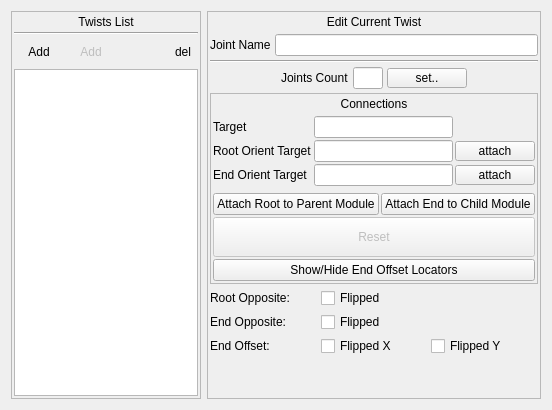
      <widget class="QWidget" name="twists_tab">
       <attribute name="title">
        <string>Twists</string>
       </attribute>
       <layout class="QHBoxLayout" name="horizontalLayout_29" stretch="0,1">
        <item>
         <widget class="QFrame" name="twistList_frame">
          <property name="frameShape">
           <enum>QFrame::NoFrame</enum>
          </property>
          <property name="frameShadow">
           <enum>QFrame::Raised</enum>
          </property>
          <layout class="QVBoxLayout" name="verticalLayout_32">
           <property name="spacing">
            <number>4</number>
           </property>
           <property name="leftMargin">
            <number>0</number>
           </property>
           <property name="topMargin">
            <number>0</number>
           </property>
           <property name="rightMargin">
            <number>0</number>
           </property>
           <property name="bottomMargin">
            <number>0</number>
           </property>
           <item>
            <widget class="QFrame" name="frame_9">
             <property name="minimumSize">
              <size>
               <width>190</width>
               <height>0</height>
              </size>
             </property>
             <property name="maximumSize">
              <size>
               <width>190</width>
               <height>16777215</height>
              </size>
             </property>
             <property name="frameShape">
              <enum>QFrame::StyledPanel</enum>
             </property>
             <property name="frameShadow">
              <enum>QFrame::Plain</enum>
             </property>
             <layout class="QVBoxLayout" name="verticalLayout_33">
              <property name="spacing">
               <number>2</number>
              </property>
              <property name="leftMargin">
               <number>2</number>
              </property>
              <property name="topMargin">
               <number>2</number>
              </property>
              <property name="rightMargin">
               <number>2</number>
              </property>
              <property name="bottomMargin">
               <number>2</number>
              </property>
              <item>
               <widget class="QLabel" name="pose_label_4">
                <property name="minimumSize">
                 <size>
                  <width>0</width>
                  <height>16</height>
                 </size>
                </property>
                <property name="text">
                 <string>Twists List</string>
                </property>
                <property name="alignment">
                 <set>Qt::AlignCenter</set>
                </property>
               </widget>
              </item>
              <item>
               <widget class="Line" name="line_9">
                <property name="orientation">
                 <enum>Qt::Horizontal</enum>
                </property>
               </widget>
              </item>
              <item>
               <layout class="QHBoxLayout" name="horizontalLayout_10">
                <item>
                 <widget class="QToolButton" name="addTwist_btn">
                  <property name="enabled">
                   <bool>true</bool>
                  </property>
                  <property name="sizePolicy">
                   <sizepolicy hsizetype="Preferred" vsizetype="Fixed">
                    <horstretch>0</horstretch>
                    <verstretch>0</verstretch>
                   </sizepolicy>
                  </property>
                  <property name="minimumSize">
                   <size>
                    <width>50</width>
                    <height>30</height>
                   </size>
                  </property>
                  <property name="text">
                   <string>Add</string>
                  </property>
                  <property name="autoRaise">
                   <bool>true</bool>
                  </property>
                 </widget>
                </item>
                <item>
                 <widget class="QToolButton" name="addTwistSimple_btn">
                  <property name="enabled">
                   <bool>false</bool>
                  </property>
                  <property name="sizePolicy">
                   <sizepolicy hsizetype="Preferred" vsizetype="Fixed">
                    <horstretch>0</horstretch>
                    <verstretch>0</verstretch>
                   </sizepolicy>
                  </property>
                  <property name="minimumSize">
                   <size>
                    <width>50</width>
                    <height>30</height>
                   </size>
                  </property>
                  <property name="text">
                   <string>Add</string>
                  </property>
                  <property name="autoRaise">
                   <bool>true</bool>
                  </property>
                 </widget>
                </item>
                <item>
                 <spacer name="horizontalSpacer_5">
                  <property name="orientation">
                   <enum>Qt::Horizontal</enum>
                  </property>
                  <property name="sizeHint" stdset="0">
                   <size>
                    <width>0</width>
                    <height>0</height>
                   </size>
                  </property>
                 </spacer>
                </item>
                <item>
                 <widget class="QToolButton" name="removeTwist_btn">
                  <property name="sizePolicy">
                   <sizepolicy hsizetype="Fixed" vsizetype="Fixed">
                    <horstretch>0</horstretch>
                    <verstretch>0</verstretch>
                   </sizepolicy>
                  </property>
                  <property name="minimumSize">
                   <size>
                    <width>30</width>
                    <height>30</height>
                   </size>
                  </property>
                  <property name="maximumSize">
                   <size>
                    <width>30</width>
                    <height>30</height>
                   </size>
                  </property>
                  <property name="text">
                   <string>del</string>
                  </property>
                  <property name="autoRaise">
                   <bool>true</bool>
                  </property>
                 </widget>
                </item>
               </layout>
              </item>
              <item>
               <widget class="QListWidget" name="twists_listWidget">
                <property name="sizePolicy">
                 <sizepolicy hsizetype="Expanding" vsizetype="Expanding">
                  <horstretch>0</horstretch>
                  <verstretch>0</verstretch>
                 </sizepolicy>
                </property>
                <property name="minimumSize">
                 <size>
                  <width>0</width>
                  <height>0</height>
                 </size>
                </property>
                <property name="maximumSize">
                 <size>
                  <width>10000</width>
                  <height>16777215</height>
                 </size>
                </property>
                <property name="font">
                 <font>
                  <pointsize>12</pointsize>
                  <weight>50</weight>
                  <italic>false</italic>
                  <bold>false</bold>
                 </font>
                </property>
                <property name="horizontalScrollBarPolicy">
                 <enum>Qt::ScrollBarAlwaysOff</enum>
                </property>
                <property name="autoScroll">
                 <bool>true</bool>
                </property>
                <property name="autoScrollMargin">
                 <number>16</number>
                </property>
               </widget>
              </item>
             </layout>
            </widget>
           </item>
          </layout>
         </widget>
        </item>
        <item>
         <widget class="QFrame" name="twist_frame">
          <property name="enabled">
           <bool>true</bool>
          </property>
          <property name="frameShape">
           <enum>QFrame::StyledPanel</enum>
          </property>
          <property name="frameShadow">
           <enum>QFrame::Plain</enum>
          </property>
          <layout class="QVBoxLayout" name="verticalLayout_35">
           <property name="spacing">
            <number>4</number>
           </property>
           <property name="leftMargin">
            <number>2</number>
           </property>
           <property name="topMargin">
            <number>2</number>
           </property>
           <property name="rightMargin">
            <number>2</number>
           </property>
           <property name="bottomMargin">
            <number>2</number>
           </property>
           <item>
            <widget class="QLabel" name="pose_label_5">
             <property name="minimumSize">
              <size>
               <width>0</width>
               <height>16</height>
              </size>
             </property>
             <property name="text">
              <string>Edit Current Twist</string>
             </property>
             <property name="alignment">
              <set>Qt::AlignCenter</set>
             </property>
            </widget>
           </item>
           <item>
            <layout class="QHBoxLayout" name="horizontalLayout_11">
             <item>
              <widget class="QLabel" name="label_9">
               <property name="text">
                <string>Joint Name</string>
               </property>
              </widget>
             </item>
             <item>
              <widget class="QLineEdit" name="twistName_lineEdit">
               <property name="minimumSize">
                <size>
                 <width>50</width>
                 <height>0</height>
                </size>
               </property>
               <property name="readOnly">
                <bool>true</bool>
               </property>
              </widget>
             </item>
            </layout>
           </item>
           <item>
            <widget class="Line" name="line">
             <property name="orientation">
              <enum>Qt::Horizontal</enum>
             </property>
            </widget>
           </item>
           <item>
            <layout class="QHBoxLayout" name="horizontalLayout_12">
             <item>
              <spacer name="horizontalSpacer_6">
               <property name="orientation">
                <enum>Qt::Horizontal</enum>
               </property>
               <property name="sizeHint" stdset="0">
                <size>
                 <width>0</width>
                 <height>20</height>
                </size>
               </property>
              </spacer>
             </item>
             <item>
              <widget class="QLabel" name="label_10">
               <property name="text">
                <string>Joints Count</string>
               </property>
              </widget>
             </item>
             <item>
              <widget class="QLineEdit" name="twistsJointsCount_lineEdit">
               <property name="minimumSize">
                <size>
                 <width>30</width>
                 <height>0</height>
                </size>
               </property>
               <property name="maximumSize">
                <size>
                 <width>30</width>
                 <height>16777215</height>
                </size>
               </property>
               <property name="readOnly">
                <bool>true</bool>
               </property>
              </widget>
             </item>
             <item>
              <widget class="QPushButton" name="changeJointsCount_btn">
               <property name="minimumSize">
                <size>
                 <width>60</width>
                 <height>0</height>
                </size>
               </property>
               <property name="maximumSize">
                <size>
                 <width>80</width>
                 <height>20</height>
                </size>
               </property>
               <property name="baseSize">
                <size>
                 <width>0</width>
                 <height>0</height>
                </size>
               </property>
               <property name="text">
                <string>set..</string>
               </property>
              </widget>
             </item>
             <item>
              <spacer name="horizontalSpacer_7">
               <property name="orientation">
                <enum>Qt::Horizontal</enum>
               </property>
               <property name="sizeHint" stdset="0">
                <size>
                 <width>0</width>
                 <height>20</height>
                </size>
               </property>
              </spacer>
             </item>
            </layout>
           </item>
           <item>
            <widget class="QFrame" name="frame">
             <property name="frameShape">
              <enum>QFrame::StyledPanel</enum>
             </property>
             <property name="frameShadow">
              <enum>QFrame::Plain</enum>
             </property>
             <layout class="QVBoxLayout" name="verticalLayout_10">
              <property name="spacing">
               <number>4</number>
              </property>
              <property name="leftMargin">
               <number>2</number>
              </property>
              <property name="topMargin">
               <number>2</number>
              </property>
              <property name="rightMargin">
               <number>2</number>
              </property>
              <property name="bottomMargin">
               <number>2</number>
              </property>
              <item>
               <widget class="QLabel" name="twistConnections_label">
                <property name="minimumSize">
                 <size>
                  <width>0</width>
                  <height>16</height>
                 </size>
                </property>
                <property name="text">
                 <string>Connections</string>
                </property>
                <property name="alignment">
                 <set>Qt::AlignCenter</set>
                </property>
               </widget>
              </item>
              <item>
               <widget class="QFrame" name="twistConnections_groupFrame">
                <layout class="QVBoxLayout" name="verticalLayout_16">
                 <property name="spacing">
                  <number>2</number>
                 </property>
                 <property name="leftMargin">
                  <number>0</number>
                 </property>
                 <property name="topMargin">
                  <number>0</number>
                 </property>
                 <property name="rightMargin">
                  <number>0</number>
                 </property>
                 <property name="bottomMargin">
                  <number>0</number>
                 </property>
                 <item>
                  <layout class="QGridLayout" name="gridLayout_7">
                   <property name="spacing">
                    <number>2</number>
                   </property>
                   <item row="2" column="0">
                    <widget class="QLabel" name="label_40">
                     <property name="text">
                      <string>End Orient Target</string>
                     </property>
                    </widget>
                   </item>
                   <item row="0" column="1">
                    <widget class="QLineEdit" name="twistRootJoint_lineEdit">
                     <property name="minimumSize">
                      <size>
                       <width>50</width>
                       <height>0</height>
                      </size>
                     </property>
                     <property name="readOnly">
                      <bool>true</bool>
                     </property>
                    </widget>
                   </item>
                   <item row="0" column="0">
                    <widget class="QLabel" name="label_12">
                     <property name="text">
                      <string>Target</string>
                     </property>
                    </widget>
                   </item>
                   <item row="1" column="0">
                    <widget class="QLabel" name="label_15">
                     <property name="text">
                      <string>Root Orient Target</string>
                     </property>
                    </widget>
                   </item>
                   <item row="1" column="1">
                    <widget class="QLineEdit" name="twistRootOrientJoint_lineEdit">
                     <property name="minimumSize">
                      <size>
                       <width>50</width>
                       <height>0</height>
                      </size>
                     </property>
                     <property name="readOnly">
                      <bool>true</bool>
                     </property>
                    </widget>
                   </item>
                   <item row="2" column="1">
                    <widget class="QLineEdit" name="twistEndJoint_lineEdit">
                     <property name="minimumSize">
                      <size>
                       <width>50</width>
                       <height>0</height>
                      </size>
                     </property>
                     <property name="readOnly">
                      <bool>true</bool>
                     </property>
                    </widget>
                   </item>
                   <item row="1" column="2">
                    <widget class="QPushButton" name="twist_attachRoot_btn">
                     <property name="minimumSize">
                      <size>
                       <width>60</width>
                       <height>0</height>
                      </size>
                     </property>
                     <property name="maximumSize">
                      <size>
                       <width>80</width>
                       <height>20</height>
                      </size>
                     </property>
                     <property name="baseSize">
                      <size>
                       <width>0</width>
                       <height>0</height>
                      </size>
                     </property>
                     <property name="text">
                      <string>attach</string>
                     </property>
                    </widget>
                   </item>
                   <item row="2" column="2">
                    <widget class="QPushButton" name="twist_attachEnd_btn">
                     <property name="minimumSize">
                      <size>
                       <width>60</width>
                       <height>0</height>
                      </size>
                     </property>
                     <property name="maximumSize">
                      <size>
                       <width>80</width>
                       <height>20</height>
                      </size>
                     </property>
                     <property name="text">
                      <string>attach</string>
                     </property>
                    </widget>
                   </item>
                  </layout>
                 </item>
                 <item>
                  <spacer name="verticalSpacer_7">
                   <property name="orientation">
                    <enum>Qt::Vertical</enum>
                   </property>
                   <property name="sizeType">
                    <enum>QSizePolicy::Fixed</enum>
                   </property>
                   <property name="sizeHint" stdset="0">
                    <size>
                     <width>5</width>
                     <height>5</height>
                    </size>
                   </property>
                  </spacer>
                 </item>
                 <item>
                  <layout class="QHBoxLayout" name="horizontalLayout_14">
                   <property name="spacing">
                    <number>2</number>
                   </property>
                   <item>
                    <widget class="QPushButton" name="twist_attachRootToParent_btn">
                     <property name="minimumSize">
                      <size>
                       <width>60</width>
                       <height>0</height>
                      </size>
                     </property>
                     <property name="maximumSize">
                      <size>
                       <width>800000</width>
                       <height>25</height>
                      </size>
                     </property>
                     <property name="text">
                      <string>Attach Root to Parent Module</string>
                     </property>
                    </widget>
                   </item>
                   <item>
                    <widget class="QPushButton" name="twist_attachEndToChild_btn">
                     <property name="minimumSize">
                      <size>
                       <width>60</width>
                       <height>0</height>
                      </size>
                     </property>
                     <property name="maximumSize">
                      <size>
                       <width>800000</width>
                       <height>25</height>
                      </size>
                     </property>
                     <property name="text">
                      <string>Attach End to Child Module</string>
                     </property>
                    </widget>
                   </item>
                  </layout>
                 </item>
                 <item>
                  <widget class="QPushButton" name="twist_reset_btn">
                   <property name="enabled">
                    <bool>false</bool>
                   </property>
                   <property name="minimumSize">
                    <size>
                     <width>60</width>
                     <height>40</height>
                    </size>
                   </property>
                   <property name="maximumSize">
                    <size>
                     <width>800000</width>
                     <height>40</height>
                    </size>
                   </property>
                   <property name="text">
                    <string>Reset</string>
                   </property>
                  </widget>
                 </item>
                 <item>
                  <layout class="QHBoxLayout" name="horizontalLayout_43">
                   <property name="spacing">
                    <number>2</number>
                   </property>
                   <item>
                    <widget class="QPushButton" name="twistToggleOffsetLocators_btn">
                     <property name="minimumSize">
                      <size>
                       <width>60</width>
                       <height>0</height>
                      </size>
                     </property>
                     <property name="maximumSize">
                      <size>
                       <width>800000</width>
                       <height>25</height>
                      </size>
                     </property>
                     <property name="text">
                      <string>Show/Hide End Offset Locators</string>
                     </property>
                     <property name="checkable">
                      <bool>true</bool>
                     </property>
                    </widget>
                   </item>
                  </layout>
                 </item>
                </layout>
               </widget>
              </item>
             </layout>
            </widget>
           </item>
           <item>
            <layout class="QGridLayout" name="gridLayout_10" rowstretch="0,0,0" columnstretch="0,0,0">
             <item row="1" column="0">
              <widget class="QLabel" name="label_33">
               <property name="text">
                <string>End Opposite: </string>
               </property>
              </widget>
             </item>
             <item row="2" column="1">
              <widget class="QCheckBox" name="twist_endOffsetFlippedX_checkBox">
               <property name="text">
                <string>Flipped X</string>
               </property>
              </widget>
             </item>
             <item row="1" column="1">
              <widget class="QCheckBox" name="twist_flippedX_checkBox">
               <property name="text">
                <string>Flipped</string>
               </property>
              </widget>
             </item>
             <item row="0" column="0">
              <widget class="QLabel" name="label_38">
               <property name="text">
                <string>Root Opposite: </string>
               </property>
              </widget>
             </item>
             <item row="2" column="0">
              <widget class="QLabel" name="label_37">
               <property name="text">
                <string>End Offset: </string>
               </property>
              </widget>
             </item>
             <item row="0" column="1">
              <widget class="QCheckBox" name="twist_rootFlipped_checkBox">
               <property name="text">
                <string>Flipped</string>
               </property>
              </widget>
             </item>
             <item row="2" column="2">
              <widget class="QCheckBox" name="twist_endOffsetFlippedY_checkBox">
               <property name="text">
                <string>Flipped Y</string>
               </property>
              </widget>
             </item>
            </layout>
           </item>
           <item>
            <spacer name="verticalSpacer_6">
             <property name="orientation">
              <enum>Qt::Vertical</enum>
             </property>
             <property name="sizeHint" stdset="0">
              <size>
               <width>20</width>
               <height>40</height>
              </size>
             </property>
            </spacer>
           </item>
          </layout>
         </widget>
        </item>
       </layout>
      </widget>
